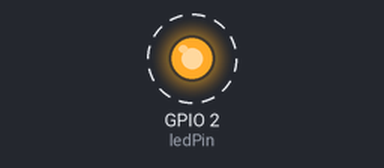
Recording of a sketch running on a simulated ESP8266 (NodeMCU). Parts: output pins drawn as LEDs (lit = HIGH). Dashed ring = blinking. WiFi joins after 1.5 s; servers stay silent unless stated.

Above: at 3.0 s.
Timing chart, 0 to 6.7 s (numbered marks = the images above):
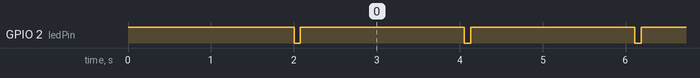

The sketch:

ARDUINO_IOT_DEIVCE_CODE.ino
```cpp
#include <ESP8266WiFi.h>
#include <ESPAsyncTCP.h>
#include <ESPAsyncWebServer.h>

const char* ssid = "2HGFC2F88JH022594";
const char* password = "GVbVe8A5qLeVNtevTP42cB";

const int ledPin = 2;
const int Ldigit = 15;

IPAddress staticIP(192, 168, 0, Ldigit);
IPAddress gateway(192, 168, 0, 1);
IPAddress subnet(255, 255, 255, 240);

void setup() {
  pinMode(ledPin, OUTPUT);
  digitalWrite(ledPin, HIGH);
  connectToWiFi();
}

void loop() {
  if (WiFi.status() == WL_CONNECTED) {
    blinkLED();
  }
}

void connectToWiFi() {
  WiFi.config(staticIP, gateway, subnet);
  WiFi.begin(ssid, password);
  while (WiFi.status() != WL_CONNECTED) {
    delay(1000);
  }
}

const int delayed = 1980;

void blinkLED() {
  digitalWrite(ledPin, LOW);
  delay(Ldigit*5);
  digitalWrite(ledPin, HIGH);
  delay(delayed);
}
```

Measured:
- by itself, GPIO 2 (ledPin): alternates HIGH for 2.0 s and LOW for 0.08 s
